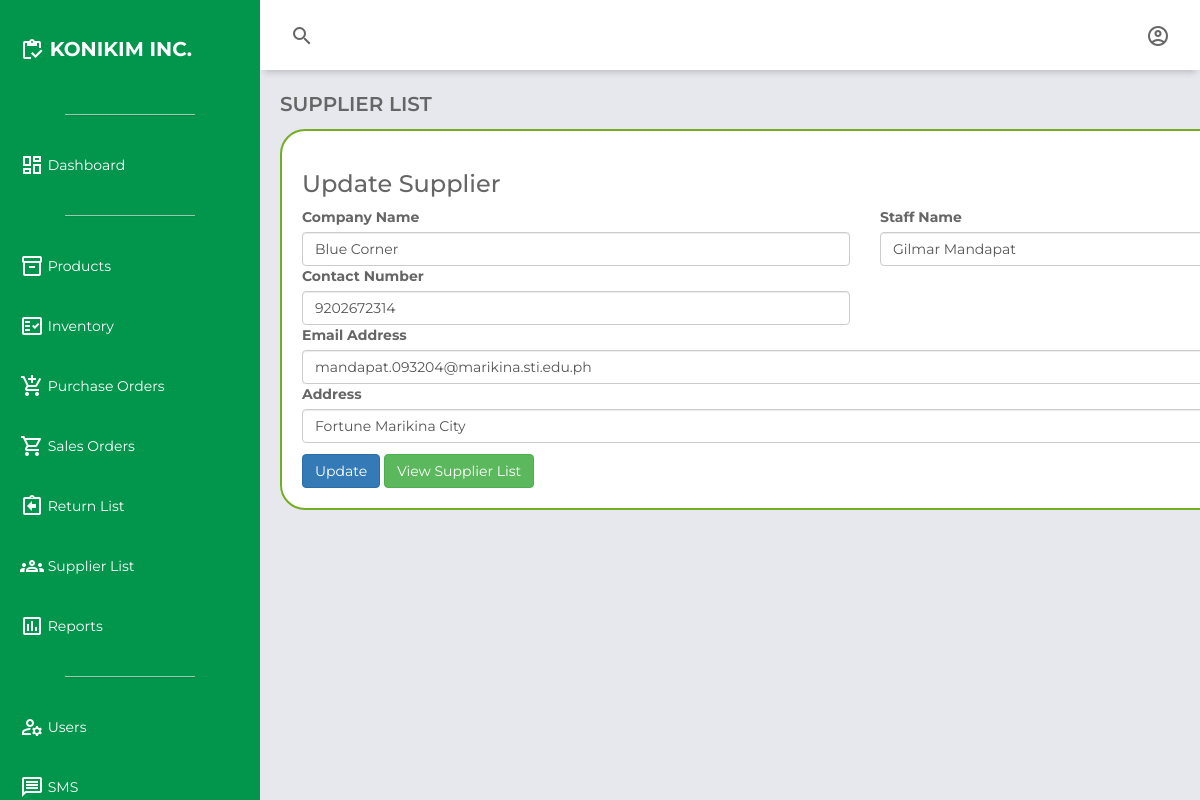
The app's page /supplier_edit.php?editid=6 (signed in) with its own data.
### tables this page shows
CREATE TABLE `supplier_list` (
  `id` int(11) NOT NULL,
  `companyname` varchar(250) NOT NULL,
  `staffname` varchar(250) NOT NULL,
  `contactnumber` bigint(20) NOT NULL,
  `email` varchar(250) NOT NULL,
  `address` text NOT NULL,
  `creationdate` timestamp NOT NULL DEFAULT current_timestamp() ON UPDATE current_timestamp()
);

### supplier_edit.php (the view, shortened to what this page needs)
<?php
require_once 'db_config.php';
?>
<!DOCTYPE html>
<html lang="en">
<head>
    <link href="https://unpkg.com/boxicons@2.0.7/css/boxicons.min.css" rel="stylesheet">
    <link href="https://maxcdn.bootstrapcdn.com/bootstrap/3.3.0/css/bootstrap.min.css" rel="stylesheet">
    <link href="https://cdn.datatables.net/1.10.25/css/dataTables.bootstrap.min.css" rel="stylesheet">
    <link rel="stylesheet" href="css\dashboard.css">
</head>
<body>
    <div class="grid-container">
        <header class="header">
            <div class="header-left">
                <span class="material-icons-outlined">search</span>
            </div>
            <div class="header-right">
                <span class="material-icons-outlined" id="userIcon">account_circle</span>
            </div>
        </header>
        <aside id="sidebar">
            <div class="sidebar-title">
                <div class="sidebar-brand">
                    <span class="material-icons-outlined">inventory</span> KONIKIM INC.
                </div>
            </div>
            <ul class="sidebar-list">
                <hr class="sidebar-divider hr-sidebar-divider">
                <li class="sidebar-list-item">
                    <a href="dashboard.php" target="_self">
                        <span class="material-icons-outlined">dashboard</span> Dashboard
                    </a>
                </li>
                <hr class="sidebar-divider hr-sidebar-divider">
                <li class="sidebar-list-item">
                    <a href="products.php" target="_self">
                        <span class="material-icons-outlined">inventory_2</span> Products
                    </a>
                </li>
                <li class="sidebar-list-item">
                    <a href="inventory.php" target="_self">
                        <span class="material-icons-outlined">fact_check</span> Inventory
                    </a>
                </li>
                <li class="sidebar-list-item">
                    <a href="purchase_orders.php" target="_self">
                        <span class="material-icons-outlined">add_shopping_cart</span> Purchase Orders
                    </a>
                </li>
                <li class="sidebar-list-item">
                    <a href="sales_orders.php" target="_self">
                        <span class="material-icons-outlined">shopping_cart</span> Sales Orders
                    </a>
                </li>
                <li class="sidebar-list-item">
                    <a href="return_list.php" target="_self">
                        <span class="material-icons-outlined">assignment_return</span> Return List
                    </a>
                </li>
                <li class="sidebar-list-item">
                    <a href="supplier.php" target="_self">
                        <span class="material-icons-outlined">groups</span> Supplier List
                    </a>
                </li>
                <li class="sidebar-list-item">
                    <a href="reports.php" target="_self">
                        <span class="material-icons-outlined">poll</span> Reports
                    </a>
                </li>
                <?php if ($_SESSION['user_type'] == 'Administrator') : ?>
                    <hr class="sidebar-divider hr-sidebar-divider">
                    <li class="sidebar-list-item">
                        <a href="user.php" target="_self">
                            <span class="material-icons-outlined">manage_accounts</span> Users
                        </a>
                    </li>
                    <li class="sidebar-list-item">
                        <a href="sms.php" target="_self">
                            <span class="material-icons-outlined">message</span> SMS
                        </a>
                    </li>
                <?php endif; ?>
            </ul>
        </aside>
        <main class="main-container">
            <div class="main-title">
                <p class="font-weight-bold">SUPPLIER LIST</p>
            </div>
            <div class="container">
                <div class="row">
                    <div class="col-md-6">
                        <h3>Update Supplier</h3>
                    </div>
                </div>
                <form method="POST">
                    <?php
                    $eid = $_GET['editid'];
                    $sql = mysqli_query($conn, "SELECT * FROM supplier_list WHERE id='$eid'");
                    while ($row = mysqli_fetch_array($sql)) {
                    ?>
                        <div class="row">
                            <div class="col-md-6">
                                <label for="companyname">Company Name</label>
                                <input type="text" class="form-control" value="<?php echo $row['companyname'] ?>" name="companyname" placeholder="Enter Company Name" required>
                            </div>
                            <div class="col-md-6">
                                <label for="staffname">Staff Name</label>
                                <input type="text" class="form-control" value="<?php echo $row['staffname'] ?>" name="staffname" placeholder="Enter Staff Name" required>
                            </div>
                        </div>
                        <div class="row">
                            <div class="col-md-6">
                                <label for="contactnumber">Contact Number</label>
                                <input type="text" class="form-control" value="<?php echo $row['contactnumber'] ?>" name="contactnumber" placeholder="Enter Contact Number" required>
                            </div>
                        </div>
                        <div class="row">
                            <div class="col-md-12">
                                <label for="email">Email Address</label>
                                <input type="text" class="form-control" value="<?php echo $row['email'] ?>" name="email" placeholder="Enter Email Address" required>
                            </div>
                        </div>
                        <div class="row">
                            <div class="col-md-12">
                                <label for="address">Address</label>
                                <input type="text" class="form-control" value="<?php echo $row['address'] ?>" name="address" placeholder="Enter Address" required>
                            </div>
                        </div>
                    <?php }
                    ?>
                    <div class="row" style="margin-top: 1%">
                        <div class="col-md-6">
                            <button type="text" name="update" class="btn btn-primary">Update</button>
                            <a href="#" class="btn btn-success"> View Supplier List</a>
                        </div>
                    </div>
                </form>
            </div>
        </main>
    </div>
</body>
</html>

### css/dashboard.css (style rules this page uses)
body { margin: 0; padding: 0; box-sizing: border-box; background-color: #e6e8ed; color: #666666; font-family: "Montserrat", sans-serif !important; }
.material-icons-outlined { vertical-align: middle; line-height: 1px; }
.font-weight-bold { font-weight: 600; }
.grid-container { display: grid; grid-template-columns: 260px 1fr 1fr 1fr; grid-template-rows: 0.2fr 3fr; grid-template-areas: "sidebar header header header" "sidebar main main main"; height: 100vh; }
.header { grid-area: header; height: 70px; background-color: #ffffff; display: flex; align-items: center; justify-content: space-between; padding: 0 30px 0 30px; box-shadow: 0 6px 7px -4px rgba(0, 0, 0, 0.2); }
#sidebar { grid-area: sidebar; height: 100%; background-color: #02964C; color: #ffffff; overflow-y: auto; transition: all 0.5s; -webkit-transition: all 0.5s; }
.hr-sidebar-divider { border-top: 1px solid #ddd; margin: 20px auto; width: 50%; opacity: 0.7; box-shadow: 0 1px 1px rgba(0, 0, 0, 0.1); }
.sidebar-title { display: flex; justify-content: space-between; align-items: center; padding: 20px 20px 20px 20px; margin-bottom: 30px; }
.sidebar-brand { margin-top: 15px; font-size: 20px; font-weight: 700; }
.sidebar-list { padding: 0; margin-top: 15px; list-style-type: none; }
.sidebar-list-item { padding: 20px 20px 20px 20px; }
.sidebar-list-item > a { text-decoration: none; color: #ffffff; }
.main-container { grid-area: main; overflow-y: auto; padding: 20px 20px; }
.container { background-color: #fff; border-radius: 25px; border: 2px solid #73AD21; padding: 20px; }
.main-title { display: flex; justify-content: space-between; }
.main-title > p { font-size: 20px; }

### records on screen
supplier_list: companyname "Blue Corner", staffname "Gilmar Mandapat", contactnumber "9202672314", email "mandapat.093204@marikina.sti.edu.ph", address "Fortune Marikina City"
